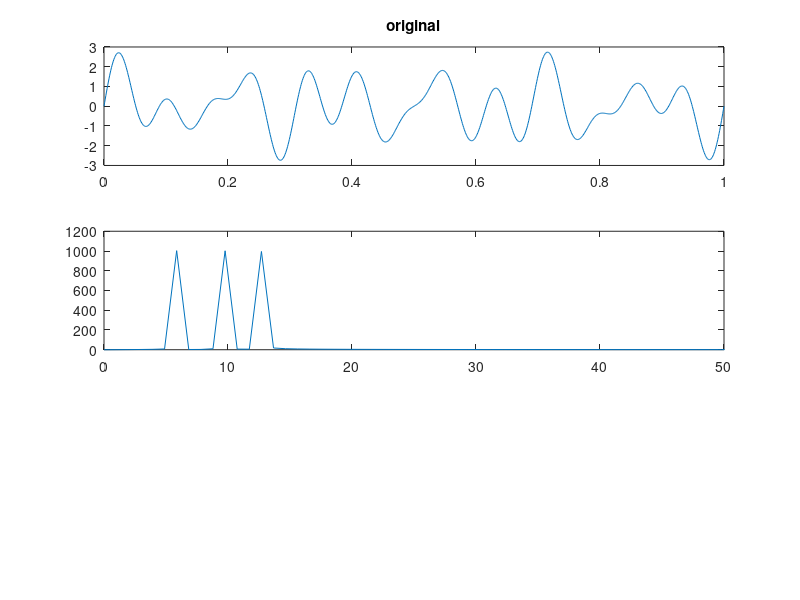

Recreate this plot in MATLAB. (Note: this script raises an error after producing the figure.)
clear, close all;
figure;
t=linspace(0,1,1001);
N=size(t,2);              % number of samples
y= sin(2*pi*t*6) + sin(2*pi*t*10) + sin(2*pi*t*13);
NFFT = 2^nextpow2(N); 
dt=0.001;                 % inter-sample time difference
f = (1/dt)/2*linspace(0,1,NFFT/2+1);
F=fft(y);                   % fft

subplot(311);
plot(t,y);
title('original');

subplot(312);
fu=2*abs(F(abs(1:NFFT/2+1)));    % FFT magnitude
plot(f,fu); %2*abs(F(abs(1:NFFT/2+1))));
hold all; xlim([0 50]);

[peaks,locs]=findpeaks(fu, 'threshold', 5);
w =f(locs);             % gives us a list of frequencies for the FFT

ipos=find(w>0);         
freqs= w(ipos);         % only look at positive frequencies
mags=abs(F(ipos));      % magnitude component
phase= imag(F(ipos));   % phase component
%ip(ip>5)=0;
ip=locs;                % find peaks in FFT

Fs=F;                   % make a copy of the signal FFT
Fs(ip(2:3))=0;          % set peaks corresponding to 
yf=ifft(Fs);            % reconstruct
%ip(ip>5)=0;
fu_s=2*abs(Fs(abs(1:NFFT/2+1)));
[peaks_s,locs_s]=findpeaks(fu_s, 'threshold', 5);
w_s =fu_s(locs);        % find peaks in FFT

Ff=F;                   % make a copy of the signal FFT
%ip=locs_s;
%Ff(ip(2:5))=0;         % set 10Hz and 13Hz peaks to zero
magsf=abs(Ff(ipos));    % magnitude component
phasef=imag(Ff(ipos));  % phase component
yf=ifft(Ff);            % reconstruct

plot(f,fu_s, 'r-');

%plot(f, mags,'b-'); hold all;
%plot(f, magsf,'r-', 'linewidth',2);
legend('original', 'filtered');
xlim([0 50]);

subplot(313);
yr=ifft(F);
plot(t,y,'b-'); hold all;
plot(t,yr, 'r-', 'linewidth',2);
legend('original', 'filtered');


%-----------------------------------------------
